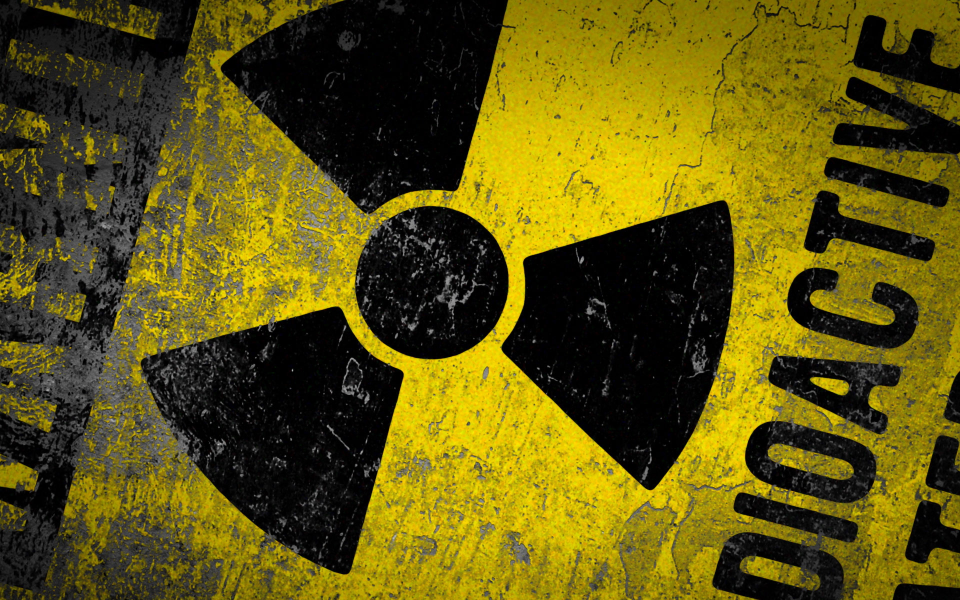
#> input picture abc.jpg, 1920 x 1200 px, found by its file name (shown at 1/2 size)
$ python task1.py
#> lines starting #> are read from the running program, lines starting #| are printed output that depends on the picture; after the words box and inside, x2 and y2 are one past the last pixel; in counts of white or black regions, pixels touching at a corner belong together
import cv2
import numpy as np
img = cv2.imread('abc.jpg')
#> img is the input picture: shape (1200, 1920, 3); mean B, G, R 15.5, 85.8, 95.9

cv2.imshow("original",img)
img2 = cv2.resize(img, (400, 400))
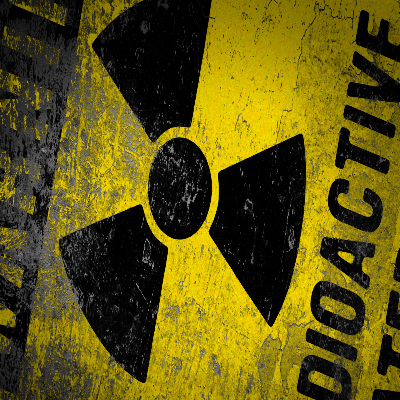
#> img2: shape (400, 400, 3); mean B, G, R 15.6, 85.8, 95.9
cv2.imshow("Image", img2)
gray = cv2.cvtColor(img, cv2.COLOR_BGR2GRAY)
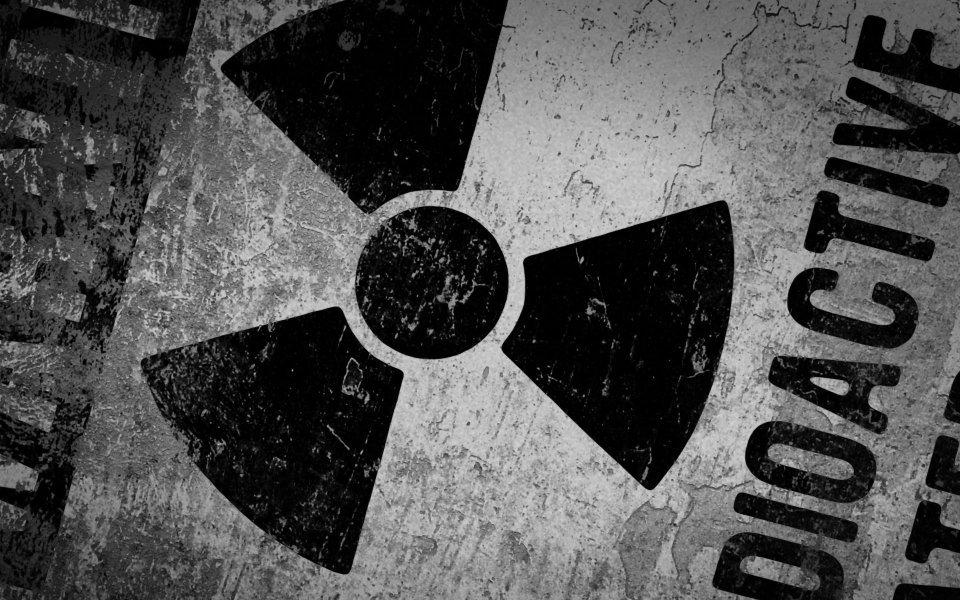
#> gray: shape (1200, 1920) (shown at 1/2 size); min 0, max 217, mean 80.8
cv2.imshow("gray", gray)
blur = cv2.GaussianBlur(img, (5, 5), 0)
cv2.imshow("blur", blur)
_, thresh = cv2.threshold(gray, 127, 255, cv2.THRESH_BINARY)
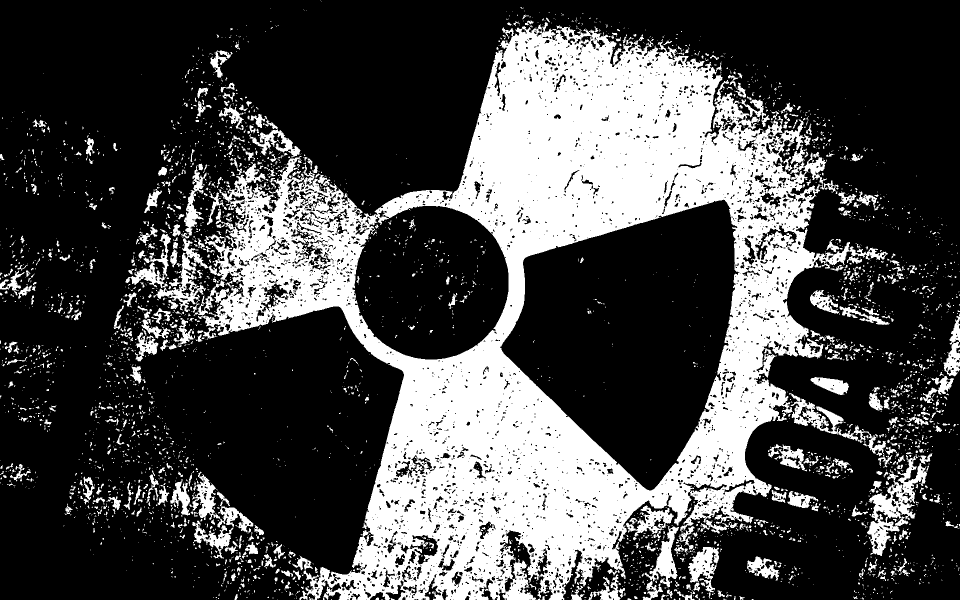
#> thresh: shape (1200, 1920) (shown at 1/2 size); 28.8% white; 3937 white regions (3283 under 20 px)
cv2.imshow('thresh',thresh)
_, thresh_binary = cv2.threshold(img, 150, 255, cv2.THRESH_BINARY)
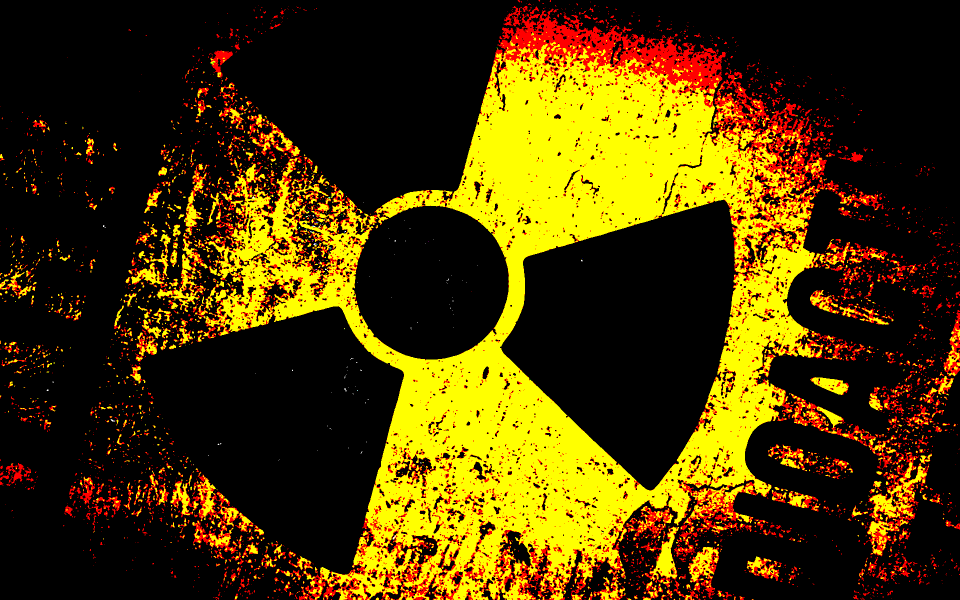
#> thresh_binary: shape (1200, 1920, 3) (shown at 1/2 size); mean B, G, R 0.1, 56.8, 76.4
cv2.imshow('thresh_binary', thresh_binary)
_, thresh_trunc = cv2.threshold(img, 79, 255, cv2.THRESH_TRUNC)
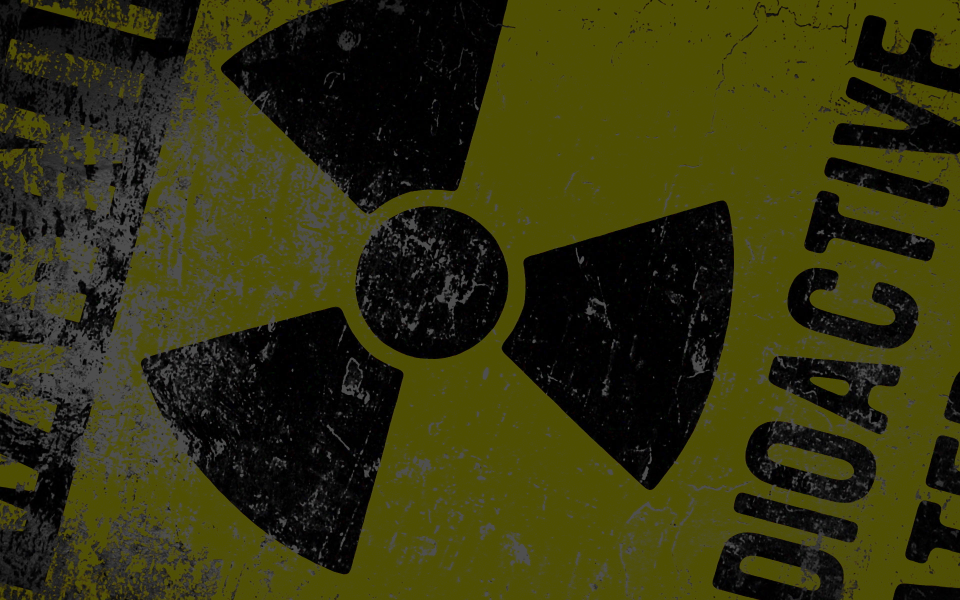
#> thresh_trunc: shape (1200, 1920, 3) (shown at 1/2 size); mean B, G, R 14.9, 50.7, 51
cv2.imshow('thresh_trunc', thresh_trunc)
_, thresh_tozero = cv2.threshold(img, 79, 255, cv2.THRESH_TOZERO)
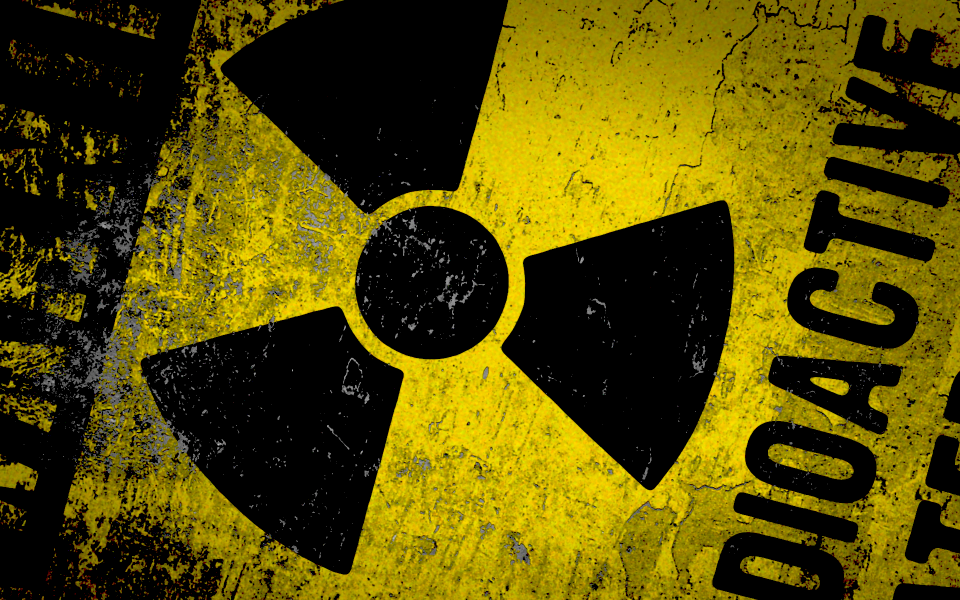
#> thresh_tozero: shape (1200, 1920, 3) (shown at 1/2 size); mean B, G, R 3, 76.8, 87.5
cv2.imshow('thresh_tozero', thresh_tozero)
contours, hierarchy = cv2.findContours(thresh, cv2.RETR_TREE, cv2.CHAIN_APPROX_NONE)
#> contours = 7303 contours, 6022 with area under 20; largest, box (x1, y1, x2, y2) and area: (251, 44, 1776, 1200) 852636, (999, 398, 1479, 982) 173627, (704, 411, 1018, 720) 75424, (1734, 910, 1854, 1112) 8052, (1578, 786, 1772, 908) 4006
cv2.drawContours(thresh, contours, -1, (0, 255, 0))
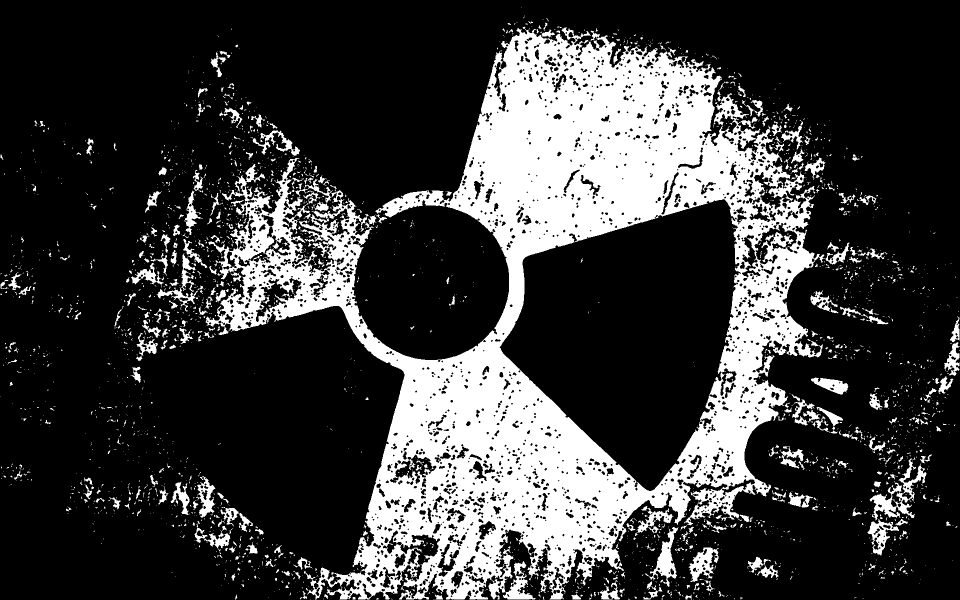
#> thresh: shape (1200, 1920) (shown at 1/2 size); 23.7% white; 2475 white regions (2087 under 20 px), largest, box (x1, y1, x2, y2) and area: (411, 53, 1650, 1199) 477592, (1739, 917, 1853, 1041) 3651, (1290, 1054, 1357, 1174) 2369
cv2.imshow('Contours', thresh)
interrupt = cv2.waitKey(0) & 0xFF
#> (key Esc is pressed here)
if interrupt == 27:
    cv2.destroyAllWindows()
